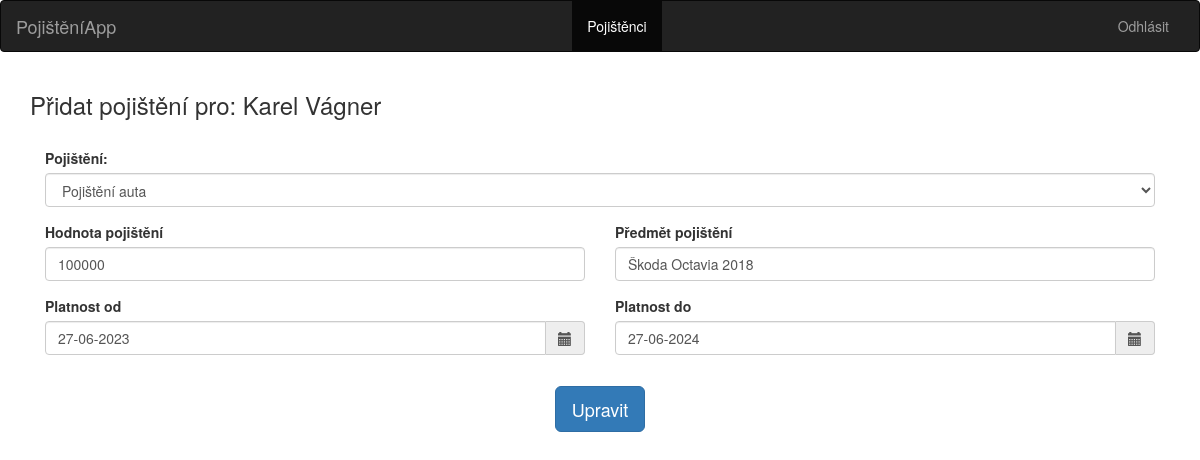
/uprava_pojisteni/22 (signed in), run on the app's committed database.
### tables this page shows
CREATE TABLE pojistenci (
    id integer primary key autoincrement,
    jmeno text not null,
    prijmeni  text not null,
    adresa  text not null,
    mesto  text not null,
    psc  integer not null,
    telefon  integer not null,
    email  text not null
);

CREATE TABLE pojistky (
    id integer primary key autoincrement,
    id_pojistence  integer not null,
    predmet_pojisteni text not null,
    typ_pojisteni text not null,
    castka integer not null,
    platnost_od text not null,
    platnost_do text not null
);

### app.py (the view, shortened to what this page needs)
@app.route('/uprava_pojisteni/<int:id>', methods=['POST', 'GET'])
def uprava_pojisteni(id):
    user = get_current_user()
    if not user:
        return redirect('/login')
    db = get_db()
    if request.method == 'GET':
        cur = db.execute('SELECT * FROM pojistky WHERE id=?', [id])
        result = cur.fetchone() # Vytažení uživatelovi pojistky
        pojistenec_cur = db.execute('SELECT * FROM pojistenci WHERE id=?', [result['id_pojistence']])
        result_pojistenec = pojistenec_cur.fetchone() # Uživatel pro kterého je pojistka sjednaná
        pojisteni_cur = db.execute('SELECT predmet_pojisteni FROM pojisteni')
        result_pojisteni = pojisteni_cur.fetchall() # List všech možných pojištění, které pojistitel nabízí
        return render_template('uprava_pojisteni.html', pojistka = result, pojisteni = result_pojisteni, pojistenec = result_pojistenec, user=user)

### app.py (called while the page is built)
def get_current_user():
    user_result = None
    if 'user' in session:
        user = session['user']
        db = get_db()
        user_cur = db.execute('SELECT jmeno, password FROM uzivatele WHERE jmeno = ?', [user])
        user_result = user_cur.fetchone()
    return user_result

### database.py (called while the page is built)
def connect_db():
    sql = sqlite3.connect('/home/honza/Dokumenty/Python_Flask_Udemy/IT_Network_ZP_Plna_verze/pojisteni.db')
    sql.row_factory = sqlite3.Row
    return sql

def get_db():
    if not hasattr(g, 'sqlite_db'):
        g.sqlite_db = connect_db()
    return g.sqlite_db

### templates/uprava_pojisteni.html (shortened to what this page needs)
{% extends 'base.html' %}
{% block body %}
<div class="container">
    <h3 class="">Přidat pojištění pro: {{ pojistenec['jmeno'] }} {{ pojistenec['prijmeni'] }}</h3>
    <form method="POST" >
        <div class="container">
            <br/>
        </div>
        <div class="form-row">
            <div class="form-group col-md-12">
                <label for="sel1">Pojištění:</label>
                <select name="pojisteni" class="custom-select form-control" id="sel1" required>
                    <option selected >{{ pojistka['typ_pojisteni'] }}</option>
                </select>
            </div>
        </div>
        <div class="form-row">
            <div class="form-group col-md-6">
                <label for="inputEmail4">Hodnota pojištění</label>
                <input type="number" name="castka" class="form-control" id="inputEmail4" placeholder="Částka"
                       value="{{ pojistka['castka'] }}"
                       required>
            </div>
            <div class="form-group col-md-6">
                <label for="inputPassword4">Předmět pojištění</label>
                <input type="text" name="predmet_pojisteni" class="form-control" id="inputPassword4"
                       placeholder="Předmět pojištění" value="{{ pojistka['predmet_pojisteni'] }}">
            </div>
        </div>
        <div class="form-row">
            <div class="form-group col-md-6">
                <label for="inputAddress1">Platnost od</label>
                <div class='input-group date' id='datetimepicker1'>
                    <input type='text' class="form-control" name="platnost_od" placeholder="dd.mm.yyyy"
                           id="inputAddress1" required value="{{ pojistka['platnost_od'] }}">
                    <span class="input-group-addon">
                            <span class="glyphicon glyphicon-calendar"></span>
                        </span>
                </div>
            </div>
            <div class="form-group col-md-6">
                <label for="inputAddress2">Platnost do</label>
                <div class='input-group date' id='datetimepicker2'>
                    <input type='text' class="form-control" name="platnost_do" placeholder="dd.mm.yyyy"
                           id="inputAddress2" required value="{{ pojistka['platnost_do'] }}">
                    <span class="input-group-addon">
                            <span class="glyphicon glyphicon-calendar"></span>
                        </span>
                </div>
            </div>
        </div>
        <div class="form-row">
            <div class="form-group col-md-6">
            </div>
        </div>
        <div class="col-md-12">
            <div class="article_wrapper">
                <button name="submit" class="btn btn-lg btn-primary" role="button">Upravit</button>
            </div>
        </div>
    </form>
</div>
{% endblock %}

### static/theme.css (style rules this page uses)
html, body { height: 100%; }
.container, .row { height: 100%; min-height: 80%; }
.article_wrapper { text-align: center; background-color:none; }

### data on the page
pojistenci: jmeno "Karel", prijmeni "Vágner"
pojistky: pojisteni "Pojištění auta", castka "100000", predmet_pojisteni "Škoda Octavia 2018", platnost_od "27-06-2023", platnost_do "27-06-2024"
